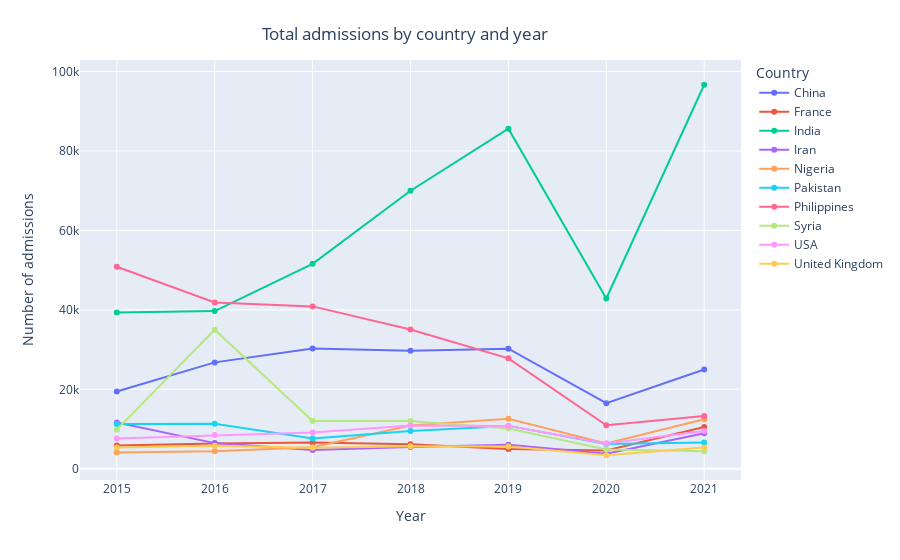

Here is the notebook cell this chart was saved with:
### Code cell
fig = px.line(df_filtered, x='Year', y='Number', color='Country', markers=True)

fig.update_layout( 
    title={'text': "Total admissions by country and year ",
            'y':0.95, 'x':0.45,'xanchor': 'center','yanchor': 'top'} ,yaxis_title="Number of admissions"
            , xaxis_title="Year" )

fig.show()

### Figure 1 — Plotly figure (JSON) as saved in the notebook; plotly's stock layout.template omitted (floating-point values rounded to 4 significant figures)
{"data": [{"hovertemplate": "Country=China<br>Year=%{x}<br>Number=%{y}<extra></extra>", "legendgroup": "China", "line": {"color": "#636efa", "dash": "solid"}, "marker": {"symbol": "circle"}, "mode": "markers+lines", "name": "China", "orientation": "v", "showlegend": true, "type": "scatter", "x": [2015, 2016, 2017, 2018, 2019, 2020, 2021], "xaxis": "x", "y": [19455, 26785, 30250, 29710, 30245, 16515, 24995], "yaxis": "y"}, {"hovertemplate": "Country=France<br>Year=%{x}<br>Number=%{y}<extra></extra>", "legendgroup": "France", "line": {"color": "#EF553B", "dash": "solid"}, "marker": {"symbol": "circle"}, "mode": "markers+lines", "name": "France", "orientation": "v", "showlegend": true, "type": "scatter", "x": [2015, 2016, 2017, 2018, 2019, 2020, 2021], "xaxis": "x", "y": [5840, 6390, 6620, 6175, 4960, 4605, 10515], "yaxis": "y"}, {"hovertemplate": "Country=India<br>Year=%{x}<br>Number=%{y}<extra></extra>", "legendgroup": "India", "line": {"color": "#00cc96", "dash": "solid"}, "marker": {"symbol": "circle"}, "mode": "markers+lines", "name": "India", "orientation": "v", "showlegend": true, "type": "scatter", "x": [2015, 2016, 2017, 2018, 2019, 2020, 2021], "xaxis": "x", "y": [39335, 39705, 51585, 69985, 85595, 42875, 96665], "yaxis": "y"}, {"hovertemplate": "Country=Iran<br>Year=%{x}<br>Number=%{y}<extra></extra>", "legendgroup": "Iran", "line": {"color": "#ab63fa", "dash": "solid"}, "marker": {"symbol": "circle"}, "mode": "markers+lines", "name": "Iran", "orientation": "v", "showlegend": true, "type": "scatter", "x": [2015, 2016, 2017, 2018, 2019, 2020, 2021], "xaxis": "x", "y": [11630, 6465, 4735, 5505, 6055, 3815, 8925], "yaxis": "y"}, {"hovertemplate": "Country=Nigeria<br>Year=%{x}<br>Number=%{y}<extra></extra>", "legendgroup": "Nigeria", "line": {"color": "#FFA15A", "dash": "solid"}, "marker": {"symbol": "circle"}, "mode": "markers+lines", "name": "Nigeria", "orientation": "v", "showlegend": true, "type": "scatter", "x": [2015, 2016, 2017, 2018, 2019, 2020, 2021], "xaxis": "x", "y": [4095, 4415, 5445, 10915, 12595, 6360, 12490], "yaxis": "y"}, {"hovertemplate": "Country=Pakistan<br>Year=%{x}<br>Number=%{y}<extra></extra>", "legendgroup": "Pakistan", "line": {"color": "#19d3f3", "dash": "solid"}, "marker": {"symbol": "circle"}, "mode": "markers+lines", "name": "Pakistan", "orientation": "v", "showlegend": true, "type": "scatter", "x": [2015, 2016, 2017, 2018, 2019, 2020, 2021], "xaxis": "x", "y": [11300, 11350, 7655, 9485, 10800, 6225, 6635], "yaxis": "y"}, {"hovertemplate": "Country=Philippines<br>Year=%{x}<br>Number=%{y}<extra></extra>", "legendgroup": "Philippines", "line": {"color": "#FF6692", "dash": "solid"}, "marker": {"symbol": "circle"}, "mode": "markers+lines", "name": "Philippines", "orientation": "v", "showlegend": true, "type": "scatter", "x": [2015, 2016, 2017, 2018, 2019, 2020, 2021], "xaxis": "x", "y": [50845, 41845, 40880, 35040, 27810, 10970, 13310], "yaxis": "y"}, {"hovertemplate": "Country=Syria<br>Year=%{x}<br>Number=%{y}<extra></extra>", "legendgroup": "Syria", "line": {"color": "#B6E880", "dash": "solid"}, "marker": {"symbol": "circle"}, "mode": "markers+lines", "name": "Syria", "orientation": "v", "showlegend": true, "type": "scatter", "x": [2015, 2016, 2017, 2018, 2019, 2020, 2021], "xaxis": "x", "y": [9850, 35005, 12060, 12045, 10120, 4885, 4400], "yaxis": "y"}, {"hovertemplate": "Country=USA<br>Year=%{x}<br>Number=%{y}<extra></extra>", "legendgroup": "USA", "line": {"color": "#FF97FF", "dash": "solid"}, "marker": {"symbol": "circle"}, "mode": "markers+lines", "name": "USA", "orientation": "v", "showlegend": true, "type": "scatter", "x": [2015, 2016, 2017, 2018, 2019, 2020, 2021], "xaxis": "x", "y": [7655, 8480, 9140, 10895, 10785, 6380, 9525], "yaxis": "y"}, {"hovertemplate": "Country=United Kingdom<br>Year=%{x}<br>Number=%{y}<extra></extra>", "legendgroup": "United Kingdom", "line": {"color": "#FECB52", "dash": "solid"}, "marker": {"symbol": "circle"}, "mode": "markers+lines", "name": "United Kingdom", "orientation": "v", "showlegend": true, "type": "scatter", "x": [2015, 2016, 2017, 2018, 2019, 2020, 2021], "xaxis": "x", "y": [5360, 5810, 5310, 5660, 5635, 3410, 5385], "yaxis": "y"}], "layout": {"legend": {"title": {"text": "Country"}, "tracegroupgap": 0}, "margin": {"t": 60}, "title": {"text": "Total admissions by country and year ", "x": 0.45, "xanchor": "center", "y": 0.95, "yanchor": "top"}, "xaxis": {"anchor": "y", "domain": [0, 1], "title": {"text": "Year"}}, "yaxis": {"anchor": "x", "domain": [0, 1], "title": {"text": "Number of admissions"}}}}
